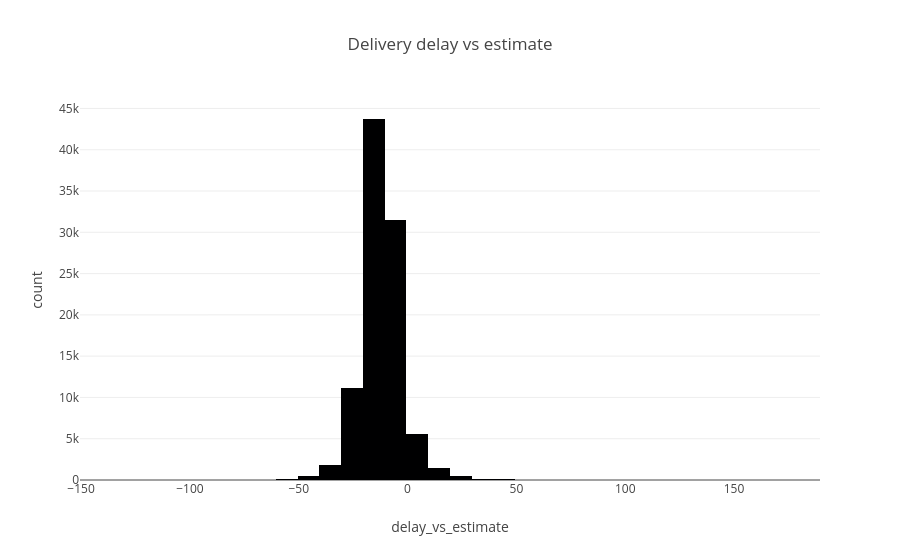

Source (notebook cell):
### Code cell
fig2 = px.histogram(
    orders,
    x="delay_vs_estimate",
    nbins=50,
    title="Delivery delay vs estimate"
)

fig2.show()

### Figure 1 — Plotly figure (JSON) as saved in the notebook; plotly's stock layout.template omitted (floating-point values rounded to 4 significant figures; data arrays with more than 128 entries replaced by an {"elided": "..."} marker saying what was removed)
{"data": [{"alignmentgroup": "True", "bingroup": "x", "hovertemplate": "delay_vs_estimate=%{x}<br>count=%{y}<extra></extra>", "legendgroup": "", "marker": {"color": "#000001", "pattern": {"shape": ""}}, "name": "", "nbinsx": 50, "offsetgroup": "", "orientation": "v", "showlegend": false, "type": "histogram", "x": {"elided": "96476 int values"}, "xaxis": "x", "yaxis": "y"}], "layout": {"barmode": "relative", "legend": {"tracegroupgap": 0}, "title": {"text": "Delivery delay vs estimate"}, "xaxis": {"anchor": "y", "domain": [0, 1], "title": {"text": "delay_vs_estimate"}}, "yaxis": {"anchor": "x", "domain": [0, 1], "title": {"text": "count"}}}}
